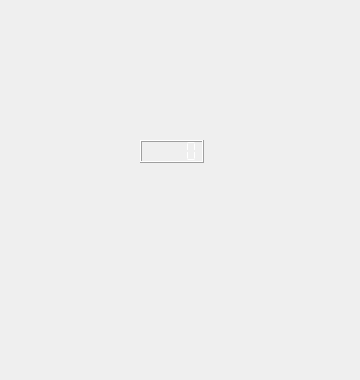
<?xml version="1.0" encoding="UTF-8"?>
<ui version="4.0">
 <class>Tachometer</class>
 <widget class="QWidget" name="Tachometer">
  <property name="geometry">
   <rect>
    <x>0</x>
    <y>0</y>
    <width>360</width>
    <height>380</height>
   </rect>
  </property>
  <property name="windowTitle">
   <string>Form</string>
  </property>
  <widget class="QLabel" name="label">
   <property name="geometry">
    <rect>
     <x>27</x>
     <y>52</y>
     <width>304</width>
     <height>304</height>
    </rect>
   </property>
   <property name="styleSheet">
    <string notr="true">border-image: url(:/KM/image/ZSB.png);</string>
   </property>
   <property name="text">
    <string/>
   </property>
  </widget>
  <widget class="QLabel" name="label_2">
   <property name="geometry">
    <rect>
     <x>165</x>
     <y>190</y>
     <width>30</width>
     <height>30</height>
    </rect>
   </property>
   <property name="styleSheet">
    <string notr="true">border-image: url(:/KM/image/pointhover.png);</string>
   </property>
   <property name="text">
    <string/>
   </property>
  </widget>
  <widget class="QLCDNumber" name="lcdNumber">
   <property name="geometry">
    <rect>
     <x>140</x>
     <y>140</y>
     <width>64</width>
     <height>23</height>
    </rect>
   </property>
   <property name="styleSheet">
    <string notr="true">color: rgb(255, 255, 255);</string>
   </property>
   <property name="segmentStyle">
    <enum>QLCDNumber::Flat</enum>
   </property>
  </widget>
  <widget class="QLabel" name="label_3">
   <property name="geometry">
    <rect>
     <x>150</x>
     <y>286</y>
     <width>51</width>
     <height>41</height>
    </rect>
   </property>
   <property name="styleSheet">
    <string notr="true">border-image: url(:/KM/image/SS.png);</string>
   </property>
   <property name="text">
    <string/>
   </property>
  </widget>
  <widget class="QLabel" name="label_4">
   <property name="geometry">
    <rect>
     <x>240</x>
     <y>190</y>
     <width>51</width>
     <height>31</height>
    </rect>
   </property>
   <property name="styleSheet">
    <string notr="true">border-image: url(:/KM/image/fdj.png);</string>
   </property>
   <property name="text">
    <string/>
   </property>
  </widget>
 </widget>
 <resources/>
 <connections/>
</ui>
